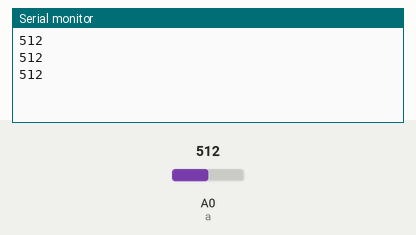
A sketch run on a simulated Arduino Uno, built with avr-gcc and run on an emulated ATmega328P. Parts: the last lines printed to the serial monitor. The inputs (shaded band) are chosen by the test bench; at power-on: A0 (a) = 512.

Above: at 1.3 s.
1.4 s: A0 (a) set to 716
At 1.9 s:
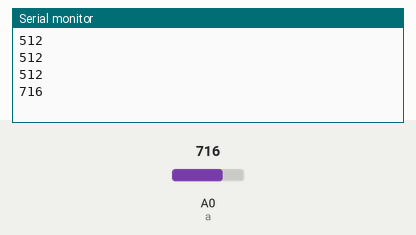
2.9 s: A0 (a) set to 900
At 3.4 s:
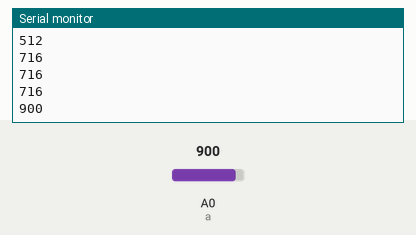
Timing chart, 0 to 5.9 s (numbered marks = the images above; inputs shaded):
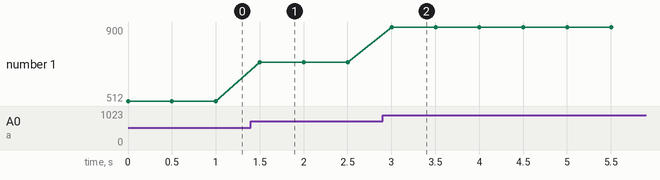

Measured:
- after the input at 1.4 s, the serial monitor: prints a new line after 0.10 s (image 1)
- after the input at 2.9 s, the serial monitor: prints a new line after 0.10 s (image 2)
- plotted number 1: 512 → 716 after the input at 1.4 s, 716 → 900 after the input at 2.9 s

The sketch:

rotary_potentiometer_demo.ino
```cpp
/*==================模拟量采集电位器程序=========================
 * 接线    LED模块     arduino
 *          V           5V
 *          G           GND
 *          S            A0
 * 接好线下载完程序可以打开串口监视器看读取到的模拟量（0-1023）
 ======================YXDZ========================*/

int a=A0;        //信号引脚定义，可在此更改引脚

void setup() {
  // put your setup code here, to run once:
pinMode(a,INPUT);
Serial.begin(9600);
}

void loop() {
  // put your main code here, to run repeatedly:
 Serial.println(analogRead(a));
 delay(500);
}
```
